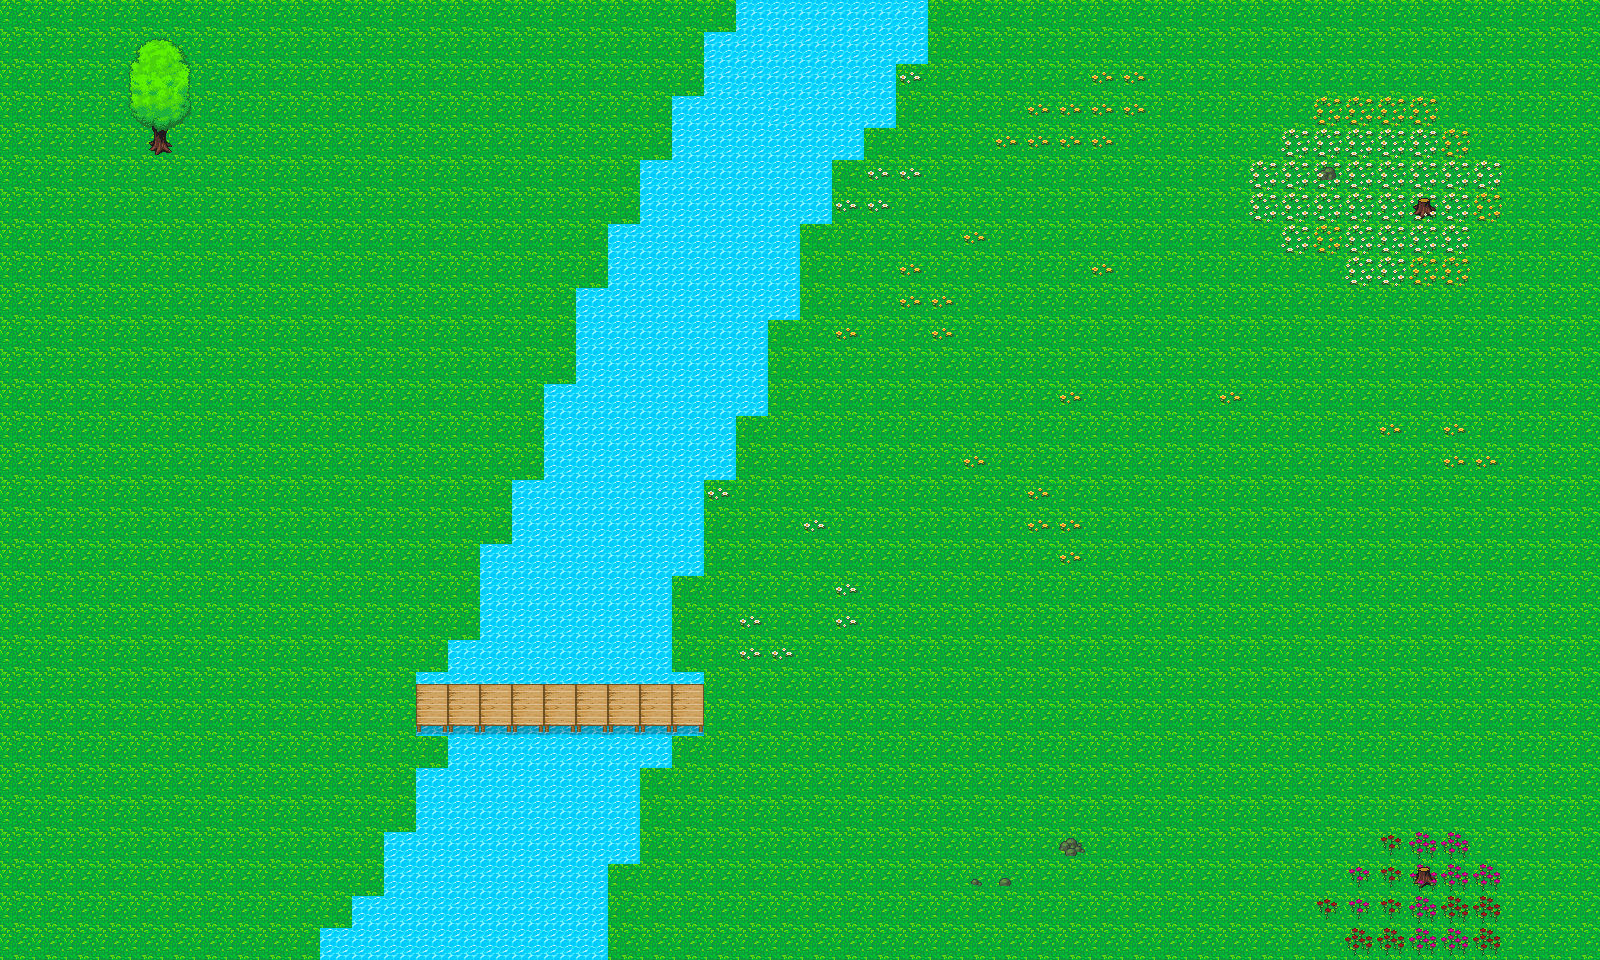

Below is a game level as drawn by its tile map, then a one-line description and the .tmx that defines it (tile-layer data replaced by summaries):
An orthogonal 50x30 tile map with 32x32 px tiles, 2 tile layers (ground, trees) and 25 objects (14x water, 4x game_border, agent, tree_trunk, tree_top, ...).

<map version="1.4" tiledversion="1.4.3" orientation="orthogonal" renderorder="right-down" width="50" height="30" tilewidth="32" tileheight="32" infinite="0" nextlayerid="6" nextobjectid="39">
 <tileset firstgid="1" source="sprite_tiles.tsx" />
 <layer id="1" name="ground" width="50" height="30" locked="1">
  <data>[1500 cells, 1500 non-empty, 5 distinct tile ids]</data>
 </layer>
 <objectgroup id="3" name="objects">
  <object id="1" name="agent" x="240" y="336" />
  <object id="18" name="tree_trunk" x="115" y="149" width="95" height="25" />
  <object id="19" name="tree_top" x="151.5" y="72.5" width="20" height="15" />
  <object id="20" name="bridge" x="401.333" y="697.333" width="316" height="14.6667" />
  <object id="21" name="bridge_crossed" x="706.667" y="654.667" width="17.3333" height="110.667" />
  <object id="22" name="red_flowers" x="1362.67" y="874.667" width="133.333" height="38.6667" />
  <object id="39" name="bridge_crossed_op" x="394" y="650" width="17.3333" height="110.667" />
 </objectgroup>
 <objectgroup id="4" name="obstacles">
  <object id="25" name="water" x="690.667" y="-8" width="237.333" height="118.667" />
  <object id="26" name="water" x="662.667" y="96" width="237.333" height="61.3333" />
  <object id="27" name="water" x="641.333" y="144" width="194.667" height="78.6667" />
  <object id="28" name="water" x="606.667" y="204" width="198.667" height="97.3333" />
  <object id="29" name="water" x="573.333" y="277.333" width="228" height="44" />
  <object id="30" name="water" x="570.667" y="314.667" width="209.333" height="97.3333" />
  <object id="31" name="water" x="534.667" y="384" width="209.333" height="97.3333" />
  <object id="32" name="water" x="502.667" y="468" width="209.333" height="121.333" />
  <object id="33" name="water" x="472" y="534.667" width="209.333" height="121.333" />
  <object id="34" name="water" x="448" y="633.333" width="242.667" height="28" />
  <object id="35" name="water" x="440" y="752" width="238.667" height="17.3333" />
  <object id="36" name="water" x="405.333" y="760" width="248" height="109.333" />
  <object id="37" name="water" x="378.667" y="821.333" width="248" height="150.667" />
  <object id="38" name="water" x="321.333" y="889.333" width="105.333" height="84" />
 </objectgroup>
 <objectgroup id="5" name="game_borders">
  <object id="14" name="game_border" x="-429.636" y="-412.955" width="453.636" height="1770.94" />
  <object id="11" name="game_border" x="-455.909" y="926" width="2571.21" height="427.424" />
  <object id="15" name="game_border" x="1579" y="-406.955" width="531.273" height="1763.91" />
  <object id="12" name="game_border" x="-435.197" y="-420.5" width="2516.67" height="444" />
 </objectgroup>
 <layer id="2" name="trees" width="50" height="30" locked="1">
  <data>[1500 cells, 146 non-empty, 23 distinct tile ids]</data>
 </layer>
</map>
